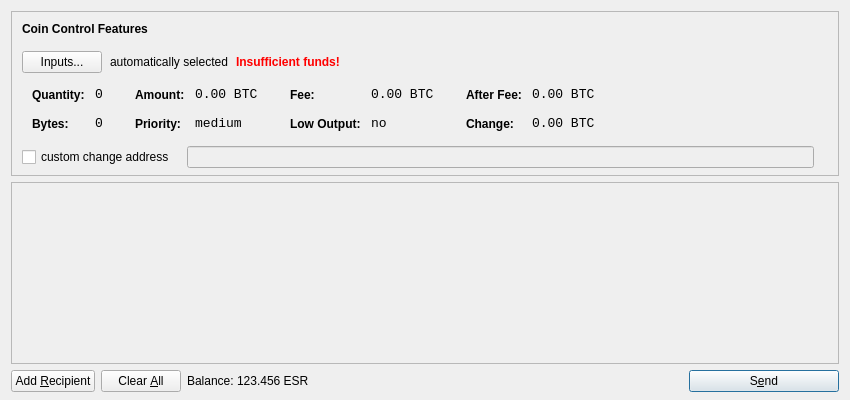
<?xml version="1.0" encoding="UTF-8"?>
<ui version="4.0">
 <class>SendCoinsDialog</class>
 <widget class="QDialog" name="SendCoinsDialog">
  <property name="geometry">
   <rect>
    <x>0</x>
    <y>0</y>
    <width>850</width>
    <height>400</height>
   </rect>
  </property>
  <property name="windowTitle">
   <string>Send Coins</string>
  </property>
  <layout class="QVBoxLayout" name="verticalLayout" stretch="0,1,0">
   <property name="bottomMargin">
    <number>8</number>
   </property>
   <item>
    <widget class="QFrame" name="frameCoinControl">
     <property name="sizePolicy">
      <sizepolicy hsizetype="Expanding" vsizetype="Expanding">
       <horstretch>0</horstretch>
       <verstretch>0</verstretch>
      </sizepolicy>
     </property>
     <property name="maximumSize">
      <size>
       <width>16777215</width>
       <height>16777215</height>
      </size>
     </property>
     <property name="frameShape">
      <enum>QFrame::StyledPanel</enum>
     </property>
     <property name="frameShadow">
      <enum>QFrame::Sunken</enum>
     </property>
     <layout class="QVBoxLayout" name="verticalLayoutCoinControl2">
      <property name="spacing">
       <number>-1</number>
      </property>
      <property name="leftMargin">
       <number>0</number>
      </property>
      <property name="topMargin">
       <number>0</number>
      </property>
      <property name="rightMargin">
       <number>0</number>
      </property>
      <property name="bottomMargin">
       <number>6</number>
      </property>
      <item>
       <layout class="QVBoxLayout" name="verticalLayoutCoinControl" stretch="0,0,0,0,1">
        <property name="spacing">
         <number>0</number>
        </property>
        <property name="leftMargin">
         <number>10</number>
        </property>
        <property name="topMargin">
         <number>10</number>
        </property>
        <item>
         <layout class="QHBoxLayout" name="horizontalLayoutCoinControl1">
          <property name="bottomMargin">
           <number>15</number>
          </property>
          <item>
           <widget class="QLabel" name="labelCoinControlFeatures">
            <property name="sizePolicy">
             <sizepolicy hsizetype="Preferred" vsizetype="Maximum">
              <horstretch>0</horstretch>
              <verstretch>0</verstretch>
             </sizepolicy>
            </property>
            <property name="font">
             <font>
              <weight>75</weight>
              <bold>true</bold>
             </font>
            </property>
            <property name="styleSheet">
             <string notr="true">font-weight:bold;</string>
            </property>
            <property name="text">
             <string>Coin Control Features</string>
            </property>
           </widget>
          </item>
         </layout>
        </item>
        <item>
         <layout class="QHBoxLayout" name="horizontalLayoutCoinControl2" stretch="0,0,0,0">
          <property name="spacing">
           <number>8</number>
          </property>
          <property name="bottomMargin">
           <number>10</number>
          </property>
          <item>
           <widget class="QPushButton" name="pushButtonCoinControl">
            <property name="styleSheet">
             <string notr="true"/>
            </property>
            <property name="text">
             <string>Inputs...</string>
            </property>
           </widget>
          </item>
          <item>
           <widget class="QLabel" name="labelCoinControlAutomaticallySelected">
            <property name="text">
             <string>automatically selected</string>
            </property>
            <property name="margin">
             <number>5</number>
            </property>
           </widget>
          </item>
          <item>
           <widget class="QLabel" name="labelCoinControlInsuffFunds">
            <property name="font">
             <font>
              <weight>75</weight>
              <bold>true</bold>
             </font>
            </property>
            <property name="styleSheet">
             <string notr="true">color:red;font-weight:bold;</string>
            </property>
            <property name="text">
             <string>Insufficient funds!</string>
            </property>
            <property name="margin">
             <number>5</number>
            </property>
           </widget>
          </item>
          <item>
           <spacer name="horizontalSpacerCoinControl">
            <property name="orientation">
             <enum>Qt::Horizontal</enum>
            </property>
            <property name="sizeHint" stdset="0">
             <size>
              <width>40</width>
              <height>1</height>
             </size>
            </property>
           </spacer>
          </item>
         </layout>
        </item>
        <item>
         <widget class="QWidget" name="widgetCoinControl" native="true">
          <property name="sizePolicy">
           <sizepolicy hsizetype="Preferred" vsizetype="Preferred">
            <horstretch>0</horstretch>
            <verstretch>0</verstretch>
           </sizepolicy>
          </property>
          <property name="minimumSize">
           <size>
            <width>0</width>
            <height>0</height>
           </size>
          </property>
          <property name="styleSheet">
           <string notr="true"/>
          </property>
          <layout class="QHBoxLayout" name="horizontalLayoutCoinControl5">
           <property name="margin">
            <number>0</number>
           </property>
           <item>
            <layout class="QHBoxLayout" name="horizontalLayoutCoinControl3" stretch="0,0,0,1">
             <property name="spacing">
              <number>20</number>
             </property>
             <property name="topMargin">
              <number>0</number>
             </property>
             <property name="bottomMargin">
              <number>10</number>
             </property>
             <item>
              <layout class="QFormLayout" name="formLayoutCoinControl1">
               <property name="horizontalSpacing">
                <number>10</number>
               </property>
               <property name="verticalSpacing">
                <number>14</number>
               </property>
               <property name="leftMargin">
                <number>10</number>
               </property>
               <property name="topMargin">
                <number>4</number>
               </property>
               <property name="rightMargin">
                <number>6</number>
               </property>
               <item row="0" column="0">
                <widget class="QLabel" name="labelCoinControlQuantityText">
                 <property name="styleSheet">
                  <string notr="true">font-weight:bold;</string>
                 </property>
                 <property name="text">
                  <string>Quantity:</string>
                 </property>
                 <property name="margin">
                  <number>0</number>
                 </property>
                </widget>
               </item>
               <item row="0" column="1">
                <widget class="QLabel" name="labelCoinControlQuantity">
                 <property name="font">
                  <font>
                   <family>Monospace</family>
                   <pointsize>10</pointsize>
                  </font>
                 </property>
                 <property name="cursor">
                  <cursorShape>IBeamCursor</cursorShape>
                 </property>
                 <property name="contextMenuPolicy">
                  <enum>Qt::ActionsContextMenu</enum>
                 </property>
                 <property name="text">
                  <string notr="true">0</string>
                 </property>
                 <property name="margin">
                  <number>0</number>
                 </property>
                 <property name="textInteractionFlags">
                  <set>Qt::LinksAccessibleByMouse|Qt::TextSelectableByKeyboard|Qt::TextSelectableByMouse</set>
                 </property>
                </widget>
               </item>
               <item row="1" column="0">
                <widget class="QLabel" name="labelCoinControlBytesText">
                 <property name="styleSheet">
                  <string notr="true">font-weight:bold;</string>
                 </property>
                 <property name="text">
                  <string>Bytes:</string>
                 </property>
                </widget>
               </item>
               <item row="1" column="1">
                <widget class="QLabel" name="labelCoinControlBytes">
                 <property name="font">
                  <font>
                   <family>Monospace</family>
                   <pointsize>10</pointsize>
                  </font>
                 </property>
                 <property name="cursor">
                  <cursorShape>IBeamCursor</cursorShape>
                 </property>
                 <property name="contextMenuPolicy">
                  <enum>Qt::ActionsContextMenu</enum>
                 </property>
                 <property name="text">
                  <string notr="true">0</string>
                 </property>
                 <property name="textInteractionFlags">
                  <set>Qt::LinksAccessibleByMouse|Qt::TextSelectableByKeyboard|Qt::TextSelectableByMouse</set>
                 </property>
                </widget>
               </item>
              </layout>
             </item>
             <item>
              <layout class="QFormLayout" name="formLayoutCoinControl2">
               <property name="horizontalSpacing">
                <number>10</number>
               </property>
               <property name="verticalSpacing">
                <number>14</number>
               </property>
               <property name="leftMargin">
                <number>6</number>
               </property>
               <property name="topMargin">
                <number>4</number>
               </property>
               <property name="rightMargin">
                <number>6</number>
               </property>
               <item row="0" column="0">
                <widget class="QLabel" name="labelCoinControlAmountText">
                 <property name="styleSheet">
                  <string notr="true">font-weight:bold;</string>
                 </property>
                 <property name="text">
                  <string>Amount:</string>
                 </property>
                 <property name="margin">
                  <number>0</number>
                 </property>
                </widget>
               </item>
               <item row="0" column="1">
                <widget class="QLabel" name="labelCoinControlAmount">
                 <property name="font">
                  <font>
                   <family>Monospace</family>
                   <pointsize>10</pointsize>
                  </font>
                 </property>
                 <property name="cursor">
                  <cursorShape>IBeamCursor</cursorShape>
                 </property>
                 <property name="contextMenuPolicy">
                  <enum>Qt::ActionsContextMenu</enum>
                 </property>
                 <property name="text">
                  <string notr="true">0.00 BTC</string>
                 </property>
                 <property name="textInteractionFlags">
                  <set>Qt::LinksAccessibleByMouse|Qt::TextSelectableByKeyboard|Qt::TextSelectableByMouse</set>
                 </property>
                </widget>
               </item>
               <item row="1" column="0">
                <widget class="QLabel" name="labelCoinControlPriorityText">
                 <property name="styleSheet">
                  <string notr="true">font-weight:bold;</string>
                 </property>
                 <property name="text">
                  <string>Priority:</string>
                 </property>
                </widget>
               </item>
               <item row="1" column="1">
                <widget class="QLabel" name="labelCoinControlPriority">
                 <property name="font">
                  <font>
                   <family>Monospace</family>
                   <pointsize>10</pointsize>
                  </font>
                 </property>
                 <property name="cursor">
                  <cursorShape>IBeamCursor</cursorShape>
                 </property>
                 <property name="contextMenuPolicy">
                  <enum>Qt::ActionsContextMenu</enum>
                 </property>
                 <property name="text">
                  <string>medium</string>
                 </property>
                 <property name="textInteractionFlags">
                  <set>Qt::LinksAccessibleByMouse|Qt::TextSelectableByKeyboard|Qt::TextSelectableByMouse</set>
                 </property>
                </widget>
               </item>
              </layout>
             </item>
             <item>
              <layout class="QFormLayout" name="formLayoutCoinControl3">
               <property name="horizontalSpacing">
                <number>10</number>
               </property>
               <property name="verticalSpacing">
                <number>14</number>
               </property>
               <property name="leftMargin">
                <number>6</number>
               </property>
               <property name="topMargin">
                <number>4</number>
               </property>
               <property name="rightMargin">
                <number>6</number>
               </property>
               <item row="0" column="0">
                <widget class="QLabel" name="labelCoinControlFeeText">
                 <property name="styleSheet">
                  <string notr="true">font-weight:bold;</string>
                 </property>
                 <property name="text">
                  <string>Fee:</string>
                 </property>
                 <property name="margin">
                  <number>0</number>
                 </property>
                </widget>
               </item>
               <item row="0" column="1">
                <widget class="QLabel" name="labelCoinControlFee">
                 <property name="font">
                  <font>
                   <family>Monospace</family>
                   <pointsize>10</pointsize>
                  </font>
                 </property>
                 <property name="cursor">
                  <cursorShape>IBeamCursor</cursorShape>
                 </property>
                 <property name="contextMenuPolicy">
                  <enum>Qt::ActionsContextMenu</enum>
                 </property>
                 <property name="text">
                  <string notr="true">0.00 BTC</string>
                 </property>
                 <property name="textInteractionFlags">
                  <set>Qt::LinksAccessibleByMouse|Qt::TextSelectableByKeyboard|Qt::TextSelectableByMouse</set>
                 </property>
                </widget>
               </item>
               <item row="1" column="0">
                <widget class="QLabel" name="labelCoinControlLowOutputText">
                 <property name="styleSheet">
                  <string notr="true">font-weight:bold;</string>
                 </property>
                 <property name="text">
                  <string>Low Output:</string>
                 </property>
                </widget>
               </item>
               <item row="1" column="1">
                <widget class="QLabel" name="labelCoinControlLowOutput">
                 <property name="font">
                  <font>
                   <family>Monospace</family>
                   <pointsize>10</pointsize>
                  </font>
                 </property>
                 <property name="cursor">
                  <cursorShape>IBeamCursor</cursorShape>
                 </property>
                 <property name="contextMenuPolicy">
                  <enum>Qt::ActionsContextMenu</enum>
                 </property>
                 <property name="text">
                  <string>no</string>
                 </property>
                 <property name="textInteractionFlags">
                  <set>Qt::LinksAccessibleByMouse|Qt::TextSelectableByKeyboard|Qt::TextSelectableByMouse</set>
                 </property>
                </widget>
               </item>
              </layout>
             </item>
             <item>
              <layout class="QFormLayout" name="formLayoutCoinControl4">
               <property name="horizontalSpacing">
                <number>10</number>
               </property>
               <property name="verticalSpacing">
                <number>14</number>
               </property>
               <property name="leftMargin">
                <number>6</number>
               </property>
               <property name="topMargin">
                <number>4</number>
               </property>
               <property name="rightMargin">
                <number>6</number>
               </property>
               <item row="0" column="0">
                <widget class="QLabel" name="labelCoinControlAfterFeeText">
                 <property name="styleSheet">
                  <string notr="true">font-weight:bold;</string>
                 </property>
                 <property name="text">
                  <string>After Fee:</string>
                 </property>
                 <property name="margin">
                  <number>0</number>
                 </property>
                </widget>
               </item>
               <item row="0" column="1">
                <widget class="QLabel" name="labelCoinControlAfterFee">
                 <property name="font">
                  <font>
                   <family>Monospace</family>
                   <pointsize>10</pointsize>
                  </font>
                 </property>
                 <property name="cursor">
                  <cursorShape>IBeamCursor</cursorShape>
                 </property>
                 <property name="contextMenuPolicy">
                  <enum>Qt::ActionsContextMenu</enum>
                 </property>
                 <property name="text">
                  <string notr="true">0.00 BTC</string>
                 </property>
                 <property name="textInteractionFlags">
                  <set>Qt::LinksAccessibleByMouse|Qt::TextSelectableByKeyboard|Qt::TextSelectableByMouse</set>
                 </property>
                </widget>
               </item>
               <item row="1" column="0">
                <widget class="QLabel" name="labelCoinControlChangeText">
                 <property name="styleSheet">
                  <string notr="true">font-weight:bold;</string>
                 </property>
                 <property name="text">
                  <string>Change:</string>
                 </property>
                </widget>
               </item>
               <item row="1" column="1">
                <widget class="QLabel" name="labelCoinControlChange">
                 <property name="font">
                  <font>
                   <family>Monospace</family>
                   <pointsize>10</pointsize>
                  </font>
                 </property>
                 <property name="cursor">
                  <cursorShape>IBeamCursor</cursorShape>
                 </property>
                 <property name="contextMenuPolicy">
                  <enum>Qt::ActionsContextMenu</enum>
                 </property>
                 <property name="text">
                  <string notr="true">0.00 BTC</string>
                 </property>
                 <property name="textInteractionFlags">
                  <set>Qt::LinksAccessibleByMouse|Qt::TextSelectableByKeyboard|Qt::TextSelectableByMouse</set>
                 </property>
                </widget>
               </item>
              </layout>
             </item>
            </layout>
           </item>
          </layout>
         </widget>
        </item>
        <item>
         <layout class="QHBoxLayout" name="horizontalLayoutCoinControl4" stretch="0,0,0">
          <property name="spacing">
           <number>12</number>
          </property>
          <property name="sizeConstraint">
           <enum>QLayout::SetDefaultConstraint</enum>
          </property>
          <property name="topMargin">
           <number>5</number>
          </property>
          <property name="rightMargin">
           <number>5</number>
          </property>
          <item>
           <widget class="QCheckBox" name="checkBoxCoinControlChange">
            <property name="text">
             <string>custom change address</string>
            </property>
           </widget>
          </item>
          <item>
           <widget class="QLineEdit" name="lineEditCoinControlChange">
            <property name="enabled">
             <bool>false</bool>
            </property>
            <property name="sizePolicy">
             <sizepolicy hsizetype="Expanding" vsizetype="Fixed">
              <horstretch>0</horstretch>
              <verstretch>0</verstretch>
             </sizepolicy>
            </property>
           </widget>
          </item>
          <item>
           <widget class="QLabel" name="labelCoinControlChangeLabel">
            <property name="sizePolicy">
             <sizepolicy hsizetype="Preferred" vsizetype="Expanding">
              <horstretch>0</horstretch>
              <verstretch>0</verstretch>
             </sizepolicy>
            </property>
            <property name="minimumSize">
             <size>
              <width>0</width>
              <height>0</height>
             </size>
            </property>
            <property name="text">
             <string/>
            </property>
            <property name="margin">
             <number>3</number>
            </property>
           </widget>
          </item>
         </layout>
        </item>
        <item>
         <spacer name="verticalSpacerCoinControl">
          <property name="orientation">
           <enum>Qt::Vertical</enum>
          </property>
          <property name="sizeHint" stdset="0">
           <size>
            <width>800</width>
            <height>1</height>
           </size>
          </property>
         </spacer>
        </item>
       </layout>
      </item>
     </layout>
    </widget>
   </item>
   <item>
    <widget class="QScrollArea" name="scrollArea">
     <property name="widgetResizable">
      <bool>true</bool>
     </property>
     <widget class="QWidget" name="scrollAreaWidgetContents">
      <property name="geometry">
       <rect>
        <x>0</x>
        <y>0</y>
        <width>830</width>
        <height>165</height>
       </rect>
      </property>
      <layout class="QVBoxLayout" name="verticalLayout_2">
       <property name="margin">
        <number>0</number>
       </property>
       <item>
        <layout class="QVBoxLayout" name="entries">
         <property name="spacing">
          <number>6</number>
         </property>
        </layout>
       </item>
       <item>
        <spacer name="verticalSpacer">
         <property name="orientation">
          <enum>Qt::Vertical</enum>
         </property>
         <property name="sizeHint" stdset="0">
          <size>
           <width>20</width>
           <height>40</height>
          </size>
         </property>
        </spacer>
       </item>
      </layout>
     </widget>
    </widget>
   </item>
   <item>
    <layout class="QHBoxLayout" name="horizontalLayout">
     <item>
      <widget class="QPushButton" name="addButton">
       <property name="toolTip">
        <string>Send to multiple recipients at once</string>
       </property>
       <property name="text">
        <string>Add &amp;Recipient</string>
       </property>
       <property name="icon">
        <iconset resource="../bitcoin.qrc">
         <normaloff>:/icons/add</normaloff>:/icons/add</iconset>
       </property>
       <property name="autoDefault">
        <bool>false</bool>
       </property>
      </widget>
     </item>
     <item>
      <widget class="QPushButton" name="clearButton">
       <property name="sizePolicy">
        <sizepolicy hsizetype="Minimum" vsizetype="Fixed">
         <horstretch>0</horstretch>
         <verstretch>0</verstretch>
        </sizepolicy>
       </property>
       <property name="toolTip">
        <string>Remove all transaction fields</string>
       </property>
       <property name="text">
        <string>Clear &amp;All</string>
       </property>
       <property name="icon">
        <iconset resource="../bitcoin.qrc">
         <normaloff>:/icons/remove</normaloff>:/icons/remove</iconset>
       </property>
       <property name="autoRepeatDelay">
        <number>300</number>
       </property>
       <property name="autoDefault">
        <bool>false</bool>
       </property>
      </widget>
     </item>
     <item>
      <layout class="QHBoxLayout" name="horizontalLayout_2">
       <property name="spacing">
        <number>3</number>
       </property>
       <item>
        <widget class="QLabel" name="label">
         <property name="text">
          <string>Balance:</string>
         </property>
        </widget>
       </item>
       <item>
        <widget class="QLabel" name="labelBalance">
         <property name="cursor">
          <cursorShape>IBeamCursor</cursorShape>
         </property>
         <property name="text">
          <string>123.456 ESR</string>
         </property>
         <property name="textInteractionFlags">
          <set>Qt::LinksAccessibleByMouse|Qt::TextSelectableByKeyboard|Qt::TextSelectableByMouse</set>
         </property>
        </widget>
       </item>
      </layout>
     </item>
     <item>
      <spacer name="horizontalSpacer">
       <property name="orientation">
        <enum>Qt::Horizontal</enum>
       </property>
       <property name="sizeHint" stdset="0">
        <size>
         <width>40</width>
         <height>20</height>
        </size>
       </property>
      </spacer>
     </item>
     <item>
      <widget class="QPushButton" name="sendButton">
       <property name="minimumSize">
        <size>
         <width>150</width>
         <height>0</height>
        </size>
       </property>
       <property name="toolTip">
        <string>Confirm the send action</string>
       </property>
       <property name="text">
        <string>S&amp;end</string>
       </property>
       <property name="icon">
        <iconset resource="../bitcoin.qrc">
         <normaloff>:/icons/send</normaloff>:/icons/send</iconset>
       </property>
       <property name="default">
        <bool>true</bool>
       </property>
      </widget>
     </item>
    </layout>
   </item>
  </layout>
 </widget>
 <resources>
  <include location="../bitcoin.qrc"/>
 </resources>
 <connections/>
</ui>
